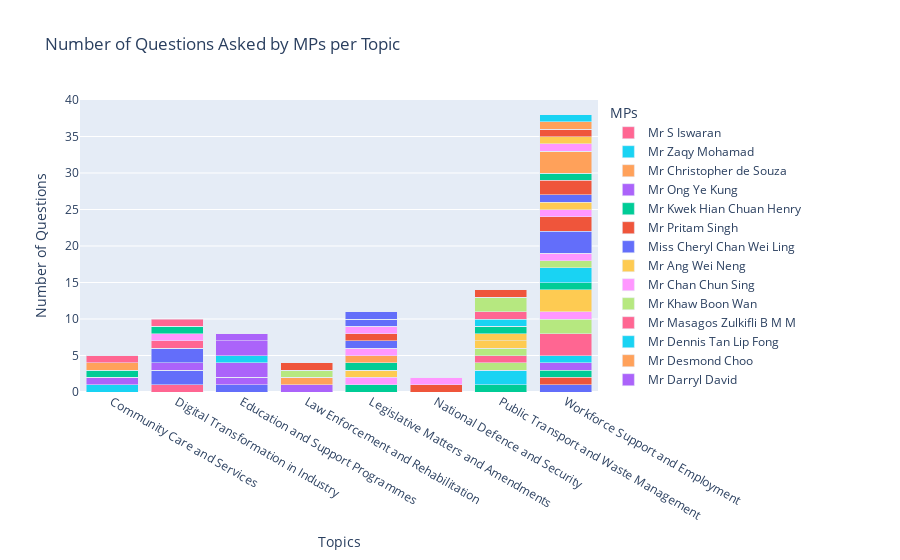

Notebook code cell kept with this figure:
### Code cell
# Prepare data for plotting
topics = list(topic_mp_counts.keys())
mp_names = list(set(mp.split(':')[0] for counts in topic_mp_counts.values() for mp in counts))
mp_data = {mp: [] for mp in mp_names}

for topic in topics:
    counts = Counter({mp.split(':')[0]: int(mp.split(':')[1].split()[0]) for mp in topic_mp_counts[topic]})
    for mp in mp_names:
        mp_data[mp].append(counts.get(mp, 0))

# Plotting with Plotly
fig = go.Figure()

for mp, counts in mp_data.items():
    fig.add_trace(go.Bar(
        x=topics,
        y=counts,
        name=mp
    ))

fig.update_layout(
    barmode='stack',
    title='Number of Questions Asked by MPs per Topic',
    xaxis_title='Topics',
    yaxis_title='Number of Questions',
    legend_title='MPs'
)

fig.show()

### Figure 1 — Plotly figure (JSON) as saved in the notebook; plotly's stock layout.template omitted (floating-point values rounded to 4 significant figures)
{"data": [{"name": "Mr Speaker", "type": "bar", "x": ["Community Care and Services", "Digital Transformation in Industry", "Education and Support Programmes", "Law Enforcement and Rehabilitation", "Legislative Matters and Amendments", "National Defence and Security", "Public Transport and Waste Management", "Workforce Support and Employment"], "y": [0, 0, 1, 0, 0, 0, 0, 1]}, {"name": "Mr Ang Hin Kee", "type": "bar", "x": ["Community Care and Services", "Digital Transformation in Industry", "Education and Support Programmes", "Law Enforcement and Rehabilitation", "Legislative Matters and Amendments", "National Defence and Security", "Public Transport and Waste Management", "Workforce Support and Employment"], "y": [0, 0, 0, 0, 0, 0, 0, 1]}, {"name": "Assoc Prof Walter Theseira", "type": "bar", "x": ["Community Care and Services", "Digital Transformation in Industry", "Education and Support Programmes", "Law Enforcement and Rehabilitation", "Legislative Matters and Amendments", "National Defence and Security", "Public Transport and Waste Management", "Workforce Support and Employment"], "y": [0, 0, 0, 0, 1, 0, 1, 1]}, {"name": "Mr Leon Perera", "type": "bar", "x": ["Community Care and Services", "Digital Transformation in Industry", "Education and Support Programmes", "Law Enforcement and Rehabilitation", "Legislative Matters and Amendments", "National Defence and Security", "Public Transport and Waste Management", "Workforce Support and Employment"], "y": [0, 0, 1, 1, 0, 0, 0, 1]}, {"name": "Mr Teo Chee Hean", "type": "bar", "x": ["Community Care and Services", "Digital Transformation in Industry", "Education and Support Programmes", "Law Enforcement and Rehabilitation", "Legislative Matters and Amendments", "National Defence and Security", "Public Transport and Waste Management", "Workforce Support and Employment"], "y": [0, 0, 0, 1, 0, 0, 0, 0]}, {"name": "Er Dr Lee Bee Wah", "type": "bar", "x": ["Community Care and Services", "Digital Transformation in Industry", "Education and Support Programmes", "Law Enforcement and Rehabilitation", "Legislative Matters and Amendments", "National Defence and Security", "Public Transport and Waste Management", "Workforce Support and Employment"], "y": [1, 0, 0, 0, 0, 0, 2, 1]}, {"name": "Mr Lim Swee Say", "type": "bar", "x": ["Community Care and Services", "Digital Transformation in Industry", "Education and Support Programmes", "Law Enforcement and Rehabilitation", "Legislative Matters and Amendments", "National Defence and Security", "Public Transport and Waste Management", "Workforce Support and Employment"], "y": [0, 1, 0, 0, 0, 0, 0, 3]}, {"name": "Mr Seah Kian Peng", "type": "bar", "x": ["Community Care and Services", "Digital Transformation in Industry", "Education and Support Programmes", "Law Enforcement and Rehabilitation", "Legislative Matters and Amendments", "National Defence and Security", "Public Transport and Waste Management", "Workforce Support and Employment"], "y": [0, 0, 0, 0, 0, 0, 1, 2]}, {"name": "Mr Chong Kee Hiong", "type": "bar", "x": ["Community Care and Services", "Digital Transformation in Industry", "Education and Support Programmes", "Law Enforcement and Rehabilitation", "Legislative Matters and Amendments", "National Defence and Security", "Public Transport and Waste Management", "Workforce Support and Employment"], "y": [0, 0, 0, 0, 1, 0, 0, 1]}, {"name": "Mr Patrick Tay Teck Guan", "type": "bar", "x": ["Community Care and Services", "Digital Transformation in Industry", "Education and Support Programmes", "Law Enforcement and Rehabilitation", "Legislative Matters and Amendments", "National Defence and Security", "Public Transport and Waste Management", "Workforce Support and Employment"], "y": [0, 0, 0, 0, 1, 0, 0, 3]}, {"name": "Mr Thomas Chua Kee Seng", "type": "bar", "x": ["Community Care and Services", "Digital Transformation in Industry", "Education and Support Programmes", "Law Enforcement and Rehabilitation", "Legislative Matters and Amendments", "National Defence and Security", "Public Transport and Waste Management", "Workforce Support and Employment"], "y": [0, 2, 0, 0, 0, 0, 0, 0]}, {"name": "Mr Louis Ng Kok Kwang", "type": "bar", "x": ["Community Care and Services", "Digital Transformation in Industry", "Education and Support Programmes", "Law Enforcement and Rehabilitation", "Legislative Matters and Amendments", "National Defence and Security", "Public Transport and Waste Management", "Workforce Support and Employment"], "y": [0, 0, 0, 0, 0, 1, 0, 0]}, {"name": "Mr Lim Biow Chuan", "type": "bar", "x": ["Community Care and Services", "Digital Transformation in Industry", "Education and Support Programmes", "Law Enforcement and Rehabilitation", "Legislative Matters and Amendments", "National Defence and Security", "Public Transport and Waste Management", "Workforce Support and Employment"], "y": [0, 0, 0, 0, 1, 0, 0, 1]}, {"name": "Assoc Prof Dr Muhammad Faishal Ibrahim", "type": "bar", "x": ["Community Care and Services", "Digital Transformation in Industry", "Education and Support Programmes", "Law Enforcement and Rehabilitation", "Legislative Matters and Amendments", "National Defence and Security", "Public Transport and Waste Management", "Workforce Support and Employment"], "y": [1, 0, 0, 0, 0, 0, 0, 0]}, {"name": "Mr Png Eng Huat", "type": "bar", "x": ["Community Care and Services", "Digital Transformation in Industry", "Education and Support Programmes", "Law Enforcement and Rehabilitation", "Legislative Matters and Amendments", "National Defence and Security", "Public Transport and Waste Management", "Workforce Support and Employment"], "y": [0, 0, 0, 0, 1, 0, 0, 0]}, {"name": "Assoc Prof Daniel Goh Pei Siong", "type": "bar", "x": ["Community Care and Services", "Digital Transformation in Industry", "Education and Support Programmes", "Law Enforcement and Rehabilitation", "Legislative Matters and Amendments", "National Defence and Security", "Public Transport and Waste Management", "Workforce Support and Employment"], "y": [0, 0, 0, 0, 0, 0, 0, 2]}, {"name": "Assoc Prof Fatimah Lateef", "type": "bar", "x": ["Community Care and Services", "Digital Transformation in Industry", "Education and Support Programmes", "Law Enforcement and Rehabilitation", "Legislative Matters and Amendments", "National Defence and Security", "Public Transport and Waste Management", "Workforce Support and Employment"], "y": [0, 0, 0, 0, 0, 0, 1, 0]}, {"name": "Mr Yee Chia Hsing", "type": "bar", "x": ["Community Care and Services", "Digital Transformation in Industry", "Education and Support Programmes", "Law Enforcement and Rehabilitation", "Legislative Matters and Amendments", "National Defence and Security", "Public Transport and Waste Management", "Workforce Support and Employment"], "y": [0, 0, 0, 0, 0, 0, 1, 1]}, {"name": "Mrs Josephine Teo", "type": "bar", "x": ["Community Care and Services", "Digital Transformation in Industry", "Education and Support Programmes", "Law Enforcement and Rehabilitation", "Legislative Matters and Amendments", "National Defence and Security", "Public Transport and Waste Management", "Workforce Support and Employment"], "y": [0, 0, 0, 0, 1, 1, 0, 1]}, {"name": "Mr Sitoh Yih Pin", "type": "bar", "x": ["Community Care and Services", "Digital Transformation in Industry", "Education and Support Programmes", "Law Enforcement and Rehabilitation", "Legislative Matters and Amendments", "National Defence and Security", "Public Transport and Waste Management", "Workforce Support and Employment"], "y": [0, 0, 0, 0, 0, 0, 1, 0]}, {"name": "Mr Liang Eng Hwa", "type": "bar", "x": ["Community Care and Services", "Digital Transformation in Industry", "Education and Support Programmes", "Law Enforcement and Rehabilitation", "Legislative Matters and Amendments", "National Defence and Security", "Public Transport and Waste Management", "Workforce Support and Employment"], "y": [0, 0, 0, 0, 1, 0, 0, 3]}, {"name": "Ms Foo Mee Har", "type": "bar", "x": ["Community Care and Services", "Digital Transformation in Industry", "Education and Support Programmes", "Law Enforcement and Rehabilitation", "Legislative Matters and Amendments", "National Defence and Security", "Public Transport and Waste Management", "Workforce Support and Employment"], "y": [0, 0, 0, 0, 1, 0, 0, 2]}, {"name": "Ms Joan Pereira", "type": "bar", "x": ["Community Care and Services", "Digital Transformation in Industry", "Education and Support Programmes", "Law Enforcement and Rehabilitation", "Legislative Matters and Amendments", "National Defence and Security", "Public Transport and Waste Management", "Workforce Support and Employment"], "y": [1, 0, 0, 0, 0, 0, 0, 0]}, {"name": "Dr Lim Wee Kiak", "type": "bar", "x": ["Community Care and Services", "Digital Transformation in Industry", "Education and Support Programmes", "Law Enforcement and Rehabilitation", "Legislative Matters and Amendments", "National Defence and Security", "Public Transport and Waste Management", "Workforce Support and Employment"], "y": [0, 1, 2, 0, 0, 0, 0, 0]}, {"name": "Ms Anthea Ong", "type": "bar", "x": ["Community Care and Services", "Digital Transformation in Industry", "Education and Support Programmes", "Law Enforcement and Rehabilitation", "Legislative Matters and Amendments", "National Defence and Security", "Public Transport and Waste Management", "Workforce Support and Employment"], "y": [1, 0, 0, 0, 0, 0, 0, 0]}, {"name": "Ms Irene Quay Siew Ching", "type": "bar", "x": ["Community Care and Services", "Digital Transformation in Industry", "Education and Support Programmes", "Law Enforcement and Rehabilitation", "Legislative Matters and Amendments", "National Defence and Security", "Public Transport and Waste Management", "Workforce Support and Employment"], "y": [0, 0, 1, 0, 0, 0, 0, 0]}, {"name": "Prof Fatimah Lateef", "type": "bar", "x": ["Community Care and Services", "Digital Transformation in Industry", "Education and Support Programmes", "Law Enforcement and Rehabilitation", "Legislative Matters and Amendments", "National Defence and Security", "Public Transport and Waste Management", "Workforce Support and Employment"], "y": [1, 0, 0, 0, 0, 0, 0, 0]}, {"name": "Mr Alex Yam", "type": "bar", "x": ["Community Care and Services", "Digital Transformation in Industry", "Education and Support Programmes", "Law Enforcement and Rehabilitation", "Legislative Matters and Amendments", "National Defence and Security", "Public Transport and Waste Management", "Workforce Support and Employment"], "y": [0, 0, 0, 1, 0, 0, 0, 0]}, {"name": "Ms Jessica Tan Soon Neo", "type": "bar", "x": ["Community Care and Services", "Digital Transformation in Industry", "Education and Support Programmes", "Law Enforcement and Rehabilitation", "Legislative Matters and Amendments", "National Defence and Security", "Public Transport and Waste Management", "Workforce Support and Employment"], "y": [0, 0, 0, 0, 1, 0, 0, 1]}, {"name": "Mr Low Thia Khiang", "type": "bar", "x": ["Community Care and Services", "Digital Transformation in Industry", "Education and Support Programmes", "Law Enforcement and Rehabilitation", "Legislative Matters and Amendments", "National Defence and Security", "Public Transport and Waste Management", "Workforce Support and Employment"], "y": [0, 0, 0, 0, 0, 0, 1, 1]}, {"name": "Mr Saktiandi Supaat", "type": "bar", "x": ["Community Care and Services", "Digital Transformation in Industry", "Education and Support Programmes", "Law Enforcement and Rehabilitation", "Legislative Matters and Amendments", "National Defence and Security", "Public Transport and Waste Management", "Workforce Support and Employment"], "y": [0, 2, 0, 0, 1, 0, 0, 1]}, {"name": "Dr Tan Wu Meng", "type": "bar", "x": ["Community Care and Services", "Digital Transformation in Industry", "Education and Support Programmes", "Law Enforcement and Rehabilitation", "Legislative Matters and Amendments", "National Defence and Security", "Public Transport and Waste Management", "Workforce Support and Employment"], "y": [0, 0, 0, 0, 0, 0, 0, 2]}, {"name": "Mr Melvin Yong Yik Chye", "type": "bar", "x": ["Community Care and Services", "Digital Transformation in Industry", "Education and Support Programmes", "Law Enforcement and Rehabilitation", "Legislative Matters and Amendments", "National Defence and Security", "Public Transport and Waste Management", "Workforce Support and Employment"], "y": [0, 0, 0, 0, 0, 0, 1, 1]}, {"name": "Mr Darryl David", "type": "bar", "x": ["Community Care and Services", "Digital Transformation in Industry", "Education and Support Programmes", "Law Enforcement and Rehabilitation", "Legislative Matters and Amendments", "National Defence and Security", "Public Transport and Waste Management", "Workforce Support and Employment"], "y": [0, 0, 2, 0, 0, 0, 0, 0]}, {"name": "Mr Desmond Choo", "type": "bar", "x": ["Community Care and Services", "Digital Transformation in Industry", "Education and Support Programmes", "Law Enforcement and Rehabilitation", "Legislative Matters and Amendments", "National Defence and Security", "Public Transport and Waste Management", "Workforce Support and Employment"], "y": [0, 0, 0, 0, 0, 0, 0, 3]}, {"name": "Mr Dennis Tan Lip Fong", "type": "bar", "x": ["Community Care and Services", "Digital Transformation in Industry", "Education and Support Programmes", "Law Enforcement and Rehabilitation", "Legislative Matters and Amendments", "National Defence and Security", "Public Transport and Waste Management", "Workforce Support and Employment"], "y": [0, 0, 0, 0, 0, 0, 1, 0]}, {"name": "Mr Masagos Zulkifli B M M", "type": "bar", "x": ["Community Care and Services", "Digital Transformation in Industry", "Education and Support Programmes", "Law Enforcement and Rehabilitation", "Legislative Matters and Amendments", "National Defence and Security", "Public Transport and Waste Management", "Workforce Support and Employment"], "y": [0, 1, 0, 0, 0, 0, 1, 0]}, {"name": "Mr Khaw Boon Wan", "type": "bar", "x": ["Community Care and Services", "Digital Transformation in Industry", "Education and Support Programmes", "Law Enforcement and Rehabilitation", "Legislative Matters and Amendments", "National Defence and Security", "Public Transport and Waste Management", "Workforce Support and Employment"], "y": [0, 0, 0, 0, 0, 0, 2, 0]}, {"name": "Mr Chan Chun Sing", "type": "bar", "x": ["Community Care and Services", "Digital Transformation in Industry", "Education and Support Programmes", "Law Enforcement and Rehabilitation", "Legislative Matters and Amendments", "National Defence and Security", "Public Transport and Waste Management", "Workforce Support and Employment"], "y": [0, 1, 0, 0, 0, 0, 0, 1]}, {"name": "Mr Ang Wei Neng", "type": "bar", "x": ["Community Care and Services", "Digital Transformation in Industry", "Education and Support Programmes", "Law Enforcement and Rehabilitation", "Legislative Matters and Amendments", "National Defence and Security", "Public Transport and Waste Management", "Workforce Support and Employment"], "y": [0, 0, 0, 0, 0, 0, 0, 1]}, {"name": "Miss Cheryl Chan Wei Ling", "type": "bar", "x": ["Community Care and Services", "Digital Transformation in Industry", "Education and Support Programmes", "Law Enforcement and Rehabilitation", "Legislative Matters and Amendments", "National Defence and Security", "Public Transport and Waste Management", "Workforce Support and Employment"], "y": [0, 0, 0, 0, 1, 0, 0, 0]}, {"name": "Mr Pritam Singh", "type": "bar", "x": ["Community Care and Services", "Digital Transformation in Industry", "Education and Support Programmes", "Law Enforcement and Rehabilitation", "Legislative Matters and Amendments", "National Defence and Security", "Public Transport and Waste Management", "Workforce Support and Employment"], "y": [0, 0, 0, 1, 0, 0, 1, 1]}, {"name": "Mr Kwek Hian Chuan Henry", "type": "bar", "x": ["Community Care and Services", "Digital Transformation in Industry", "Education and Support Programmes", "Law Enforcement and Rehabilitation", "Legislative Matters and Amendments", "National Defence and Security", "Public Transport and Waste Management", "Workforce Support and Employment"], "y": [0, 1, 0, 0, 0, 0, 0, 0]}, {"name": "Mr Ong Ye Kung", "type": "bar", "x": ["Community Care and Services", "Digital Transformation in Industry", "Education and Support Programmes", "Law Enforcement and Rehabilitation", "Legislative Matters and Amendments", "National Defence and Security", "Public Transport and Waste Management", "Workforce Support and Employment"], "y": [0, 0, 1, 0, 0, 0, 0, 0]}, {"name": "Mr Christopher de Souza", "type": "bar", "x": ["Community Care and Services", "Digital Transformation in Industry", "Education and Support Programmes", "Law Enforcement and Rehabilitation", "Legislative Matters and Amendments", "National Defence and Security", "Public Transport and Waste Management", "Workforce Support and Employment"], "y": [0, 0, 0, 0, 0, 0, 0, 1]}, {"name": "Mr Zaqy Mohamad", "type": "bar", "x": ["Community Care and Services", "Digital Transformation in Industry", "Education and Support Programmes", "Law Enforcement and Rehabilitation", "Legislative Matters and Amendments", "National Defence and Security", "Public Transport and Waste Management", "Workforce Support and Employment"], "y": [0, 0, 0, 0, 0, 0, 0, 1]}, {"name": "Mr S Iswaran", "type": "bar", "x": ["Community Care and Services", "Digital Transformation in Industry", "Education and Support Programmes", "Law Enforcement and Rehabilitation", "Legislative Matters and Amendments", "National Defence and Security", "Public Transport and Waste Management", "Workforce Support and Employment"], "y": [0, 1, 0, 0, 0, 0, 0, 0]}], "layout": {"barmode": "stack", "legend": {"title": {"text": "MPs"}}, "title": {"text": "Number of Questions Asked by MPs per Topic"}, "xaxis": {"title": {"text": "Topics"}}, "yaxis": {"title": {"text": "Number of Questions"}}}}
